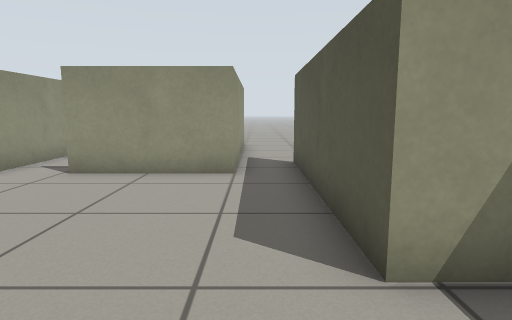
view 1 (above)

15 first-person views from a walk through a world built for the Gazebo simulator. The camera is 0.69 m above the floor, tilts 8° down and sees 75° across. The floor is counted in squares, 0.5 m on a side. Each view is taken from the middle of a square. On the plan, view 1 faces up. The plan holds only what a view shows up to about 15 squares ahead; the rest is blank.

view 2
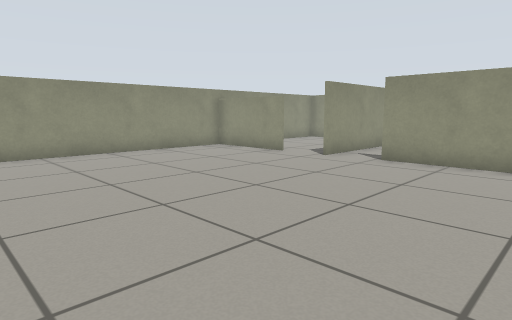

view 3
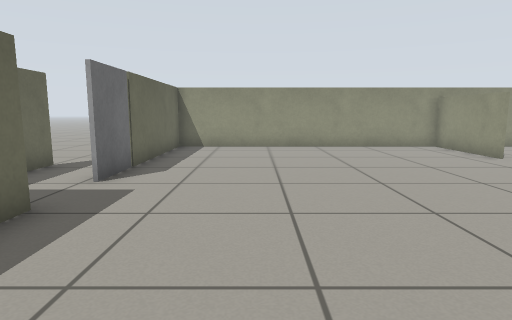

view 4
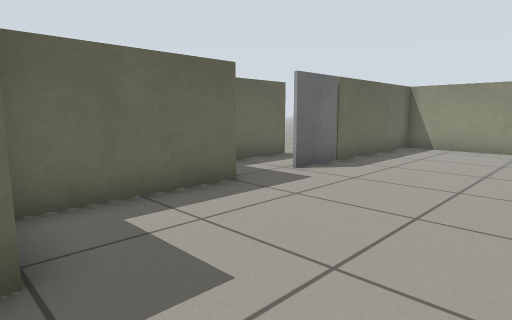

view 5
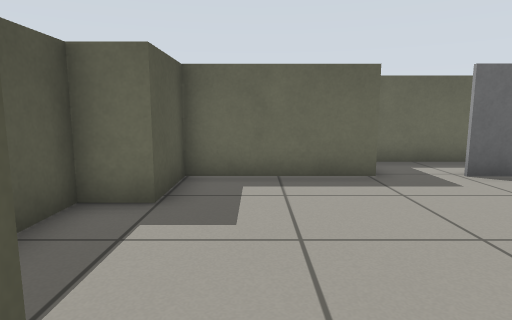

view 6
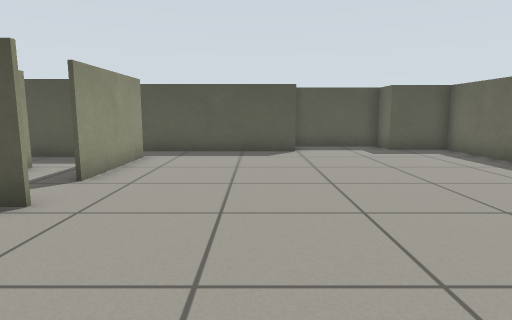

view 7
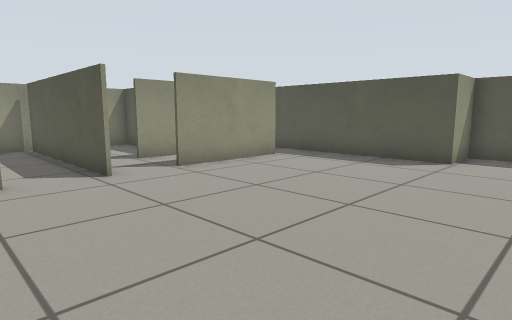

view 8
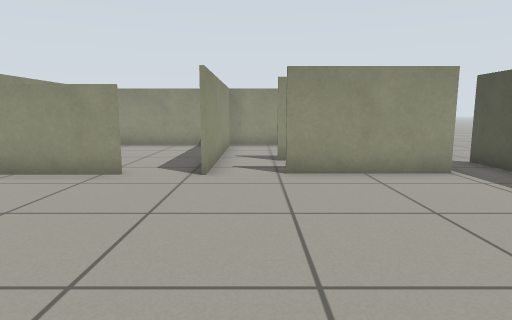

view 9
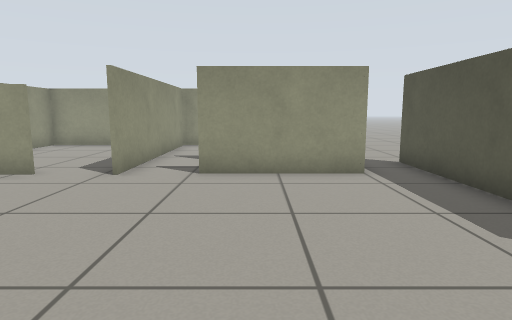

view 10
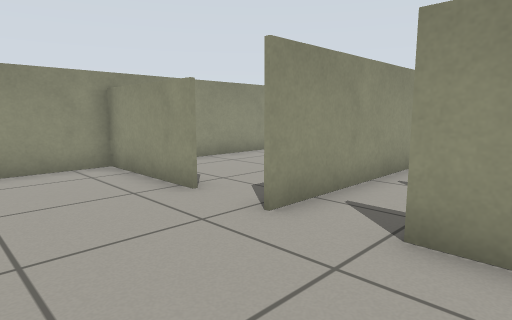

view 11
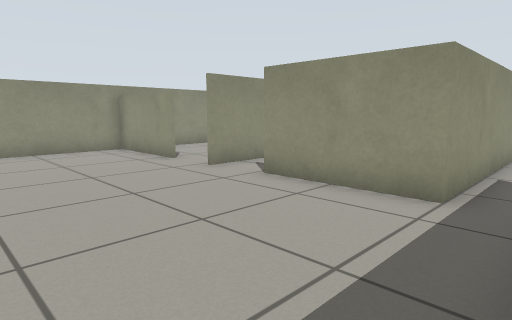

view 12
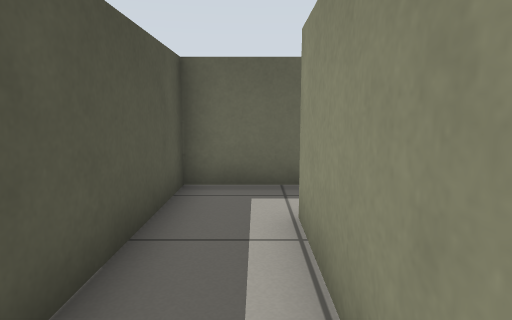

view 13
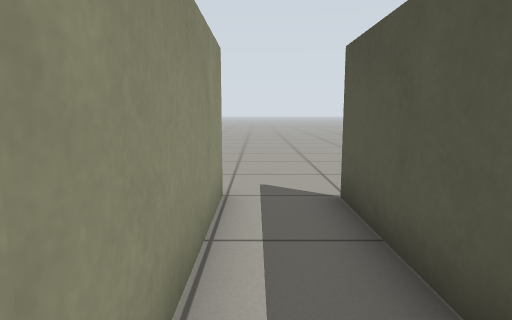

view 14
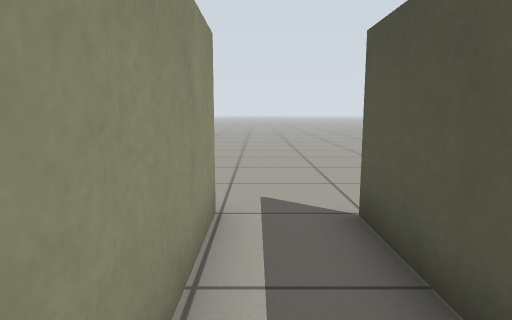

view 15
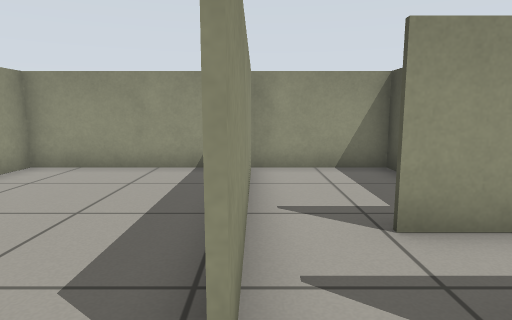

### Floor plan
Points are (right, up) in squares from view 1. A wall is a line through its corners. A room is listed if a view was taken in it or the views show most of it. See-through windows are left out.
Room 1 (views 1, 2, 3, 4, 5, 6, 7, 8, 9, 10, 11, 15)
walls: (-2.8, -3.2) (1.6, -3.2) (1.6, -1) (2.8, -1) (2.8, 2.6) (1.1, 2.6) (1.1, 7.5); (-8, 7.6) (-11.8, 7.6) (-11.7, -3.2) (-6.5, -3.2); (-0.5, 7.6) (-4.4, 7.6)
ways out: opening at (-7.5, 8) to room 3; opening at (-5, 8) to room 4; opening at (-5, -3); opening at (0, 8.5)
objects: door leaf (-6, -3) to (-5, -3)
Room 2 (views 12, 13, 14)
walls: (-2.6, 14.6) (-2.6, 9.7) (-4.4, 9.7); (-2.9, 7.7) (-0.6, 7.7) (-0.6, 14.4)
ways out: opening at (-3.5, 9) to room 4; opening at (-1, 15.5)
Room 3 (no view inside)
walls: (-6.2, 7.4) (-6.2, 14.3); (-5.9, 14.4) (-11.8, 14.4) (-11.8, 9.8)
ways out: opening at (-7.5, 8) to room 1
Room 4 (no view inside)
walls: (-6.1, 14.3) (-6.1, 7.4); (-2.7, 13.4) (-2.7, 14.4) (-5.9, 14.4)
ways out: opening at (-5, 8) to room 1; opening at (-3.5, 9) to room 2

Where each view was taken, in squares from view 1:
view 1: 0 up, 0 right, facing up
view 2: 2 down, 0 right, facing up-left
view 3: 0 up, 2 right, facing left
view 4: 2 up, 2 right, facing down-left
view 5: 4 up, 0 right, facing down
view 6: 4 up, 11 left, facing right
view 7: 0 up, 9 left, facing up-right
view 8: 0 up, 5 left, facing up
view 9: 0 up, 3 left, facing up
view 10: 4 up, 3 left, facing up-left
view 11: 2 up, 1 right, facing up-left
view 12: 14 up, 2 left, facing down
view 13: 9 up, 2 left, facing up
view 14: 10 up, 2 left, facing up
view 15: 6 up, 6 left, facing up
